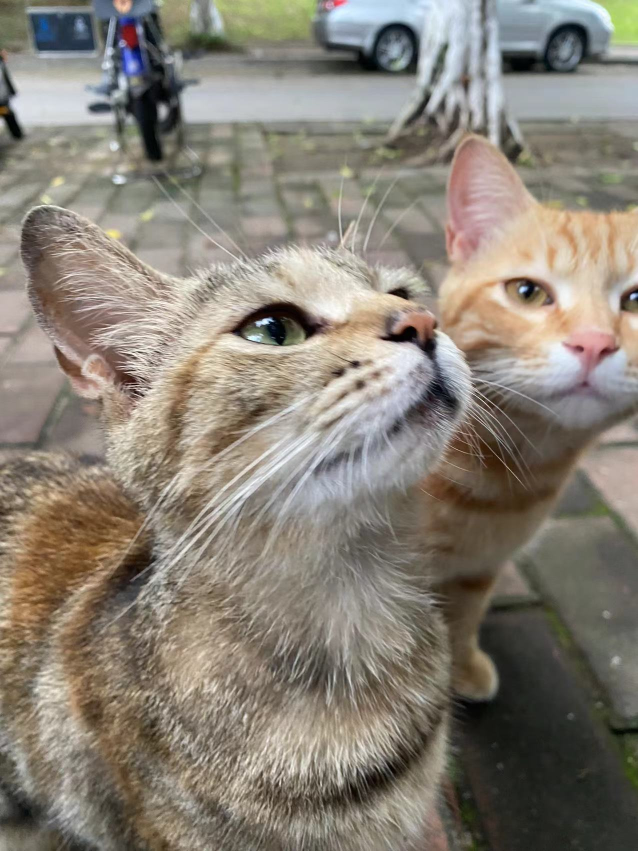
#> input picture cat.jpg, 1276 x 1702 px (shown at 1/2 size)
$ python app.py
#> lines starting #> are read from the running program, lines starting #| are printed output that depends on the picture
import asyncio
from PIL import Image
from bleak import BleakClient

ADDRESS = "1FA49315-821B-5735-4F8D-4958D73E5AD5" # for macOS
# ADDRESS = "55:55:09:F0:2A:74" # for Windows

CHARACTERISTIC = "0000ff02-0000-1000-8000-00805f9b34fb"

# credits to https://www.emexee.com/2022/01/thermal-printer-image-converter.html
# using floyd-steinberg dithering
def applyDither(size, pixels):
    ditherBrightness = 0.35
    ditherContrast = 1.45

    def getValue(pixels, y, x):
        return int((pixels[x, y][0] + pixels[x, y][1] + pixels[x, y][2]) / 3)
    def setValue(pixels, y, x, v):
        pixels[x, y] = (v, v, v)
    def nudgeValue(pixels, y, x, v):
        v = int(v)
        pixels[x, y] = (pixels[x, y][0] + v, pixels[x, y][1] + v, pixels[x, y][2] + v)

    w, h = size
    brightness = float(ditherBrightness)
    contrast = float(ditherContrast) ** 2
    for y in range(h):
        for x in range(w):
            for i in range(3):
                r, g, b = pixels[x, y]
                arr = [r, g, b]
                arr[i] += (brightness - 0.5) * 256
                arr[i] = (arr[i] - 128) * contrast + 128
                arr[i] = int(min(max(arr[i], 0), 255))
                pixels[x, y] = (arr[0], arr[1], arr[2])

    for y in range(h):
        BOTTOM_ROW = y == h - 1
        for x in range(w):
            LEFT_EDGE = x == 0
            RIGHT_EDGE = x == w - 1
            i = (y * w + x) * 4
            level = getValue(pixels, y, x)
            newLevel = (level < 128) * 0 + (level >= 128) * 255
            setValue(pixels, y, x, newLevel)
            error = level - newLevel
            if not RIGHT_EDGE:
                nudgeValue(pixels, y, x + 1, error * 7 / 16)
            if not BOTTOM_ROW and not LEFT_EDGE:
                nudgeValue(pixels, y + 1, x - 1, error * 3 / 16)
            if not BOTTOM_ROW:
                nudgeValue(pixels, y + 1, x, error * 5 / 16)
            if not BOTTOM_ROW and not RIGHT_EDGE:
                nudgeValue(pixels, y + 1, x + 1, error * 1 / 16)

imgBinStr = ''
width = 384

img = Image.open("cat.jpg")
#> img is the input picture: PIL image 1276x1702 RGB; mean R, G, B 135.9, 128.6, 117.5
img = img.convert("RGB")
img = img.resize((width, int(img.height * width / img.width)), Image.LANCZOS)
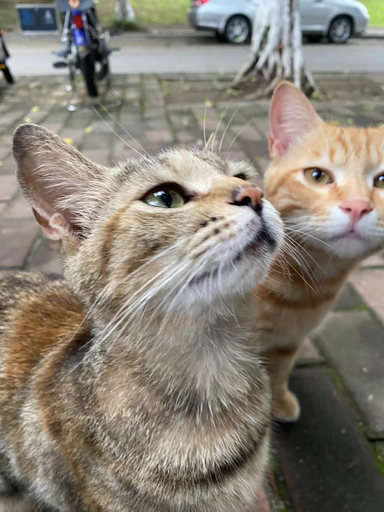
#> img: PIL image 384x512 RGB; mean R, G, B 135.9, 128.6, 117.5
pixels = img.load()
applyDither(img.size, pixels)
#> (the run stopped early here; a loop or call above may not have finished)
